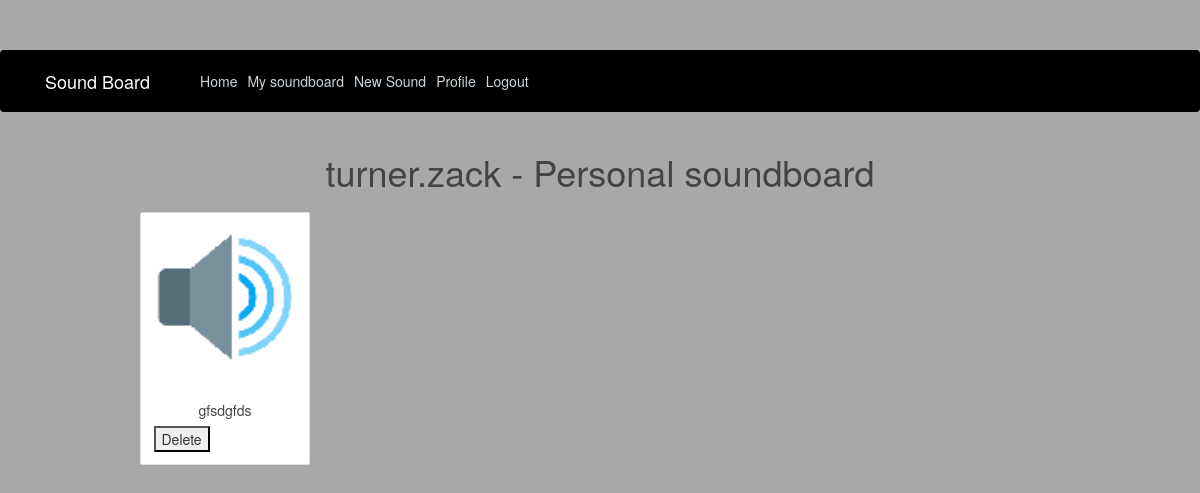
The page /soundboard/ (signed in) on the database as committed earlier.
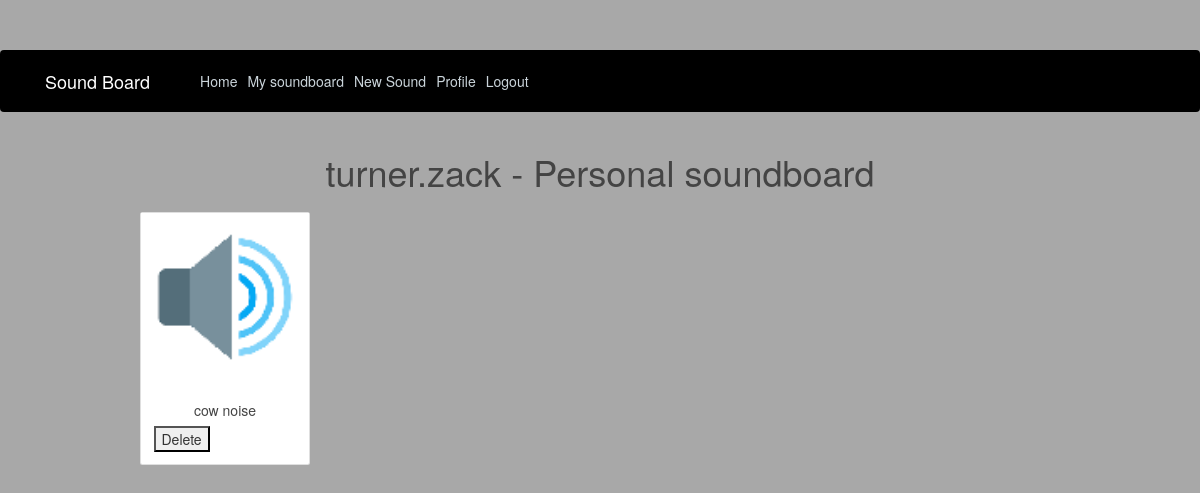
The same page on the database as committed later.
### sound/models.py (models this page shows, shortened)
class UserSoundBoard(models.Model):
    user = models.ForeignKey(User,on_delete=models.CASCADE)
    sounds = models.ForeignKey(SoundPost, on_delete=models.CASCADE)

class SoundPost(models.Model):
    author = models.ForeignKey(User, on_delete=models.CASCADE, default='')
    sound = models.FileField(upload_to='sounds')
    image = models.ImageField(upload_to='images', default='images/default.png')
    title = models.CharField(max_length=100)

### sound/views.py (the view, shortened to what this page needs)
# urls.py: path('soundboard/', views.SoundBoard.as_view(), name='userboard'),
class SoundBoard(LoginRequiredMixin, View):
    @staticmethod
    def get(request):
        user_sounds = UserSoundBoard.objects.filter(user=request.user)
        if not user_sounds.first():
            context = {
                'add_sounds': 'True',
            }
        else:
            context = {
                'user_sound': user_sounds,
            }
        return render(request, 'sound/sound_board.html', context)

### templates/sound/sound_board.html (shortened to what this page needs)
{% extends 'sound/base.html' %}
{% block content %}
    <div class="row justify-content-center">
        <div class="col-10 article">
            <h1 class="center">{{ user.username }} - Personal soundboard</h1>
            <div class="row align-items-start">
            {% for i in user_sound %}
                    <div class="col-sm audio-card" style="padding-top: 10px; width: 200px; max-width: 200px;">
                        <div class="card" onclick="var audio = new Audio('{{ i.sounds.sound.url }}'); audio.play()">
                            <img src="{{ i.sounds.image.url }}" alt="sound-image">
                            <div class="card-body">
                                <h5 class="card-title center">{{ i.sounds.title }}</h5>
                                <form method="post">
                                    <button id = "prim_key" name = "prim_key" value="{{ i.pk }}">Delete</button>
                                </form>
                            </div>
                        </div>
                    </div>
                    {% if forloop.last %}
                        <div class="col-sm"></div>
                    {% endif %}
                {% endfor %}
            </div>
        </div>
    </div>
 {% endblock content %}

Rows that differ between the two databases and show on the page:
removed UserSoundBoard: sounds.image (placeholder picture), sounds "gfsdgfds", {{ i.pk }} 36 (drawn)
added UserSoundBoard: sounds.image (placeholder picture), sounds "cow noise", {{ i.pk }} 77 (drawn)
